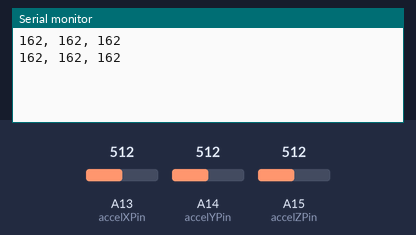
Bench run of a sketch on a simulated Arduino Mega 2560, built with avr-gcc and run on an emulated ATmega2560. Shown: the last lines printed to the serial monitor. The test bench sets the inputs (shaded band); at power-on: A13 (accelXPin) = 512, A14 (accelYPin) = 512, A15 (accelZPin) = 512.

Above: at 1.8 s.
1.9 s: A13 (accelXPin) set to 716
At 2.7 s:
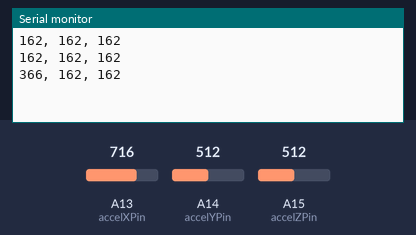
3.4 s: A14 (accelYPin) set to 716
At 4.7 s:
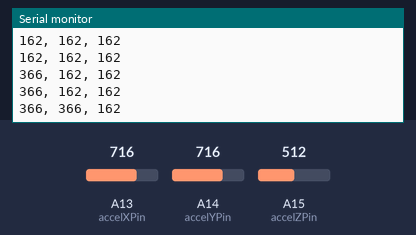
4.9 s: A15 (accelZPin) set to 716
At 5.8 s:
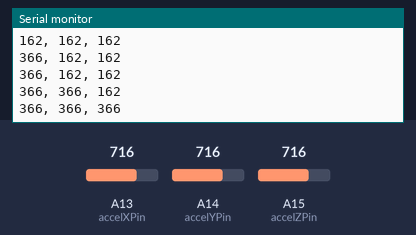
6.4 s: A13 (accelXPin) set to 900
At 7.7 s:
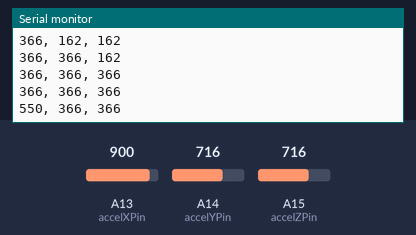
7.9 s: A14 (accelYPin) set to 900
At 8.6 s:
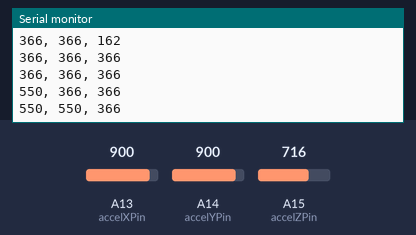
9.4 s: A15 (accelZPin) set to 900
At 10.8 s:
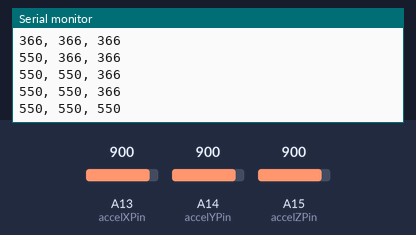
Timing chart, 0 to 11.9 s (numbered marks = the images above; inputs shaded):
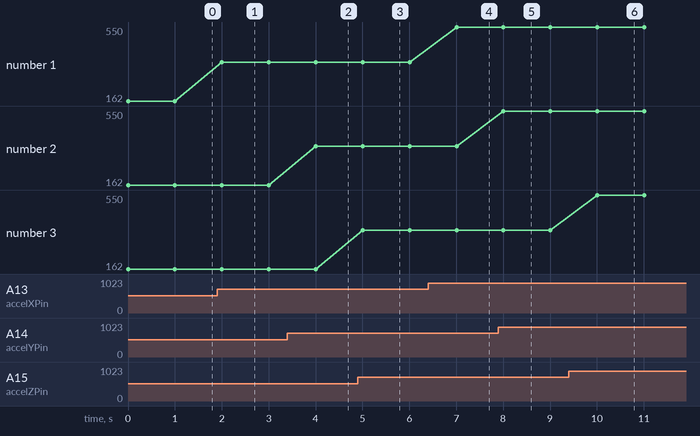

Measured:
- after the input at 1.9 s, the serial monitor: prints a new line after 0.10 s (image 1)
- after the input at 3.4 s, the serial monitor: prints a new line after 0.60 s (image 2)
- after the input at 4.9 s, the serial monitor: prints a new line after 0.10 s (image 3)
- after the input at 6.4 s, the serial monitor: prints a new line after 0.61 s (image 4)
- after the input at 7.9 s, the serial monitor: prints a new line after 0.11 s (image 5)
- after the input at 9.4 s, the serial monitor: prints a new line after 0.61 s (image 6)
- plotted number 1: 162 → 366 after the input at 1.9 s, 366 → 550 after the input at 6.4 s

The sketch:

Accelerometer_PololuMMA7361L.ino
```cpp
const int accelXPin = A13;
const int accelYPin = A14;
const int accelZPin = A15;

void setup() {
  Serial.begin(19200);
}

void loop() {
  int accelX = analogRead(accelXPin) - 350;
  int accelY = analogRead(accelYPin) - 350;
  int accelZ = analogRead(accelZPin) - 350;

  Serial.print(accelX);
  Serial.print(F(", "));
  Serial.print(accelY);
  Serial.print(F(", "));
  Serial.println(accelZ);

  delay(1000);
}
```
